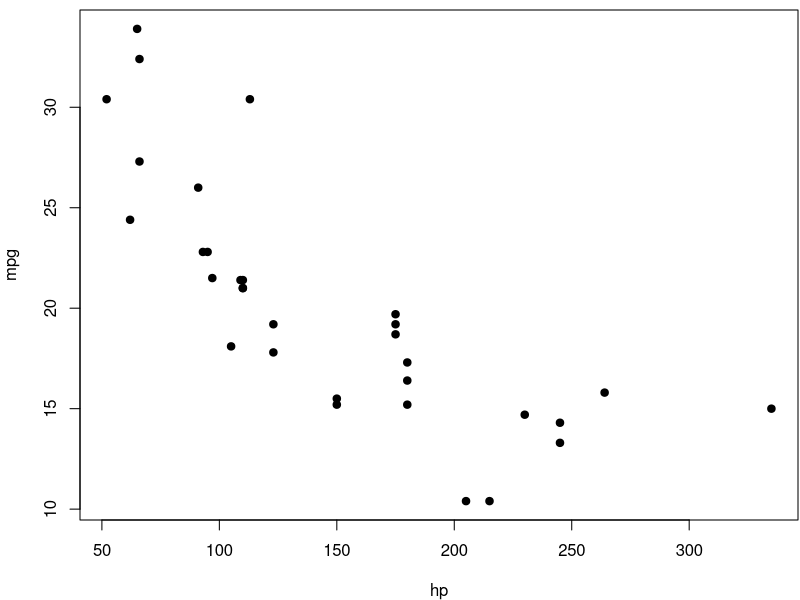

Write R code to recreate this figure.
## ---- chunk 1
knitr::opts_chunk$set(echo = TRUE)
## ---- chunk 2
library(tidyverse)
tree_dat <- read.csv('Tree_Data.csv')


## ---- chunk 3
head(mtcars)
## ---- chunk 4
par(mar = c(4, 4, .5, .1))
plot(mpg ~ hp, data = mtcars, pch = 19)
## ---- chunk 5
head(mtcars)
